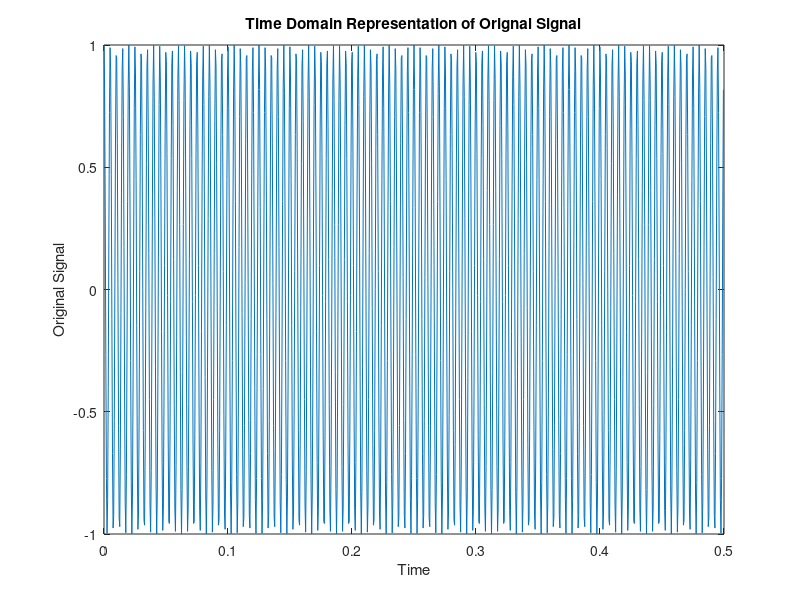
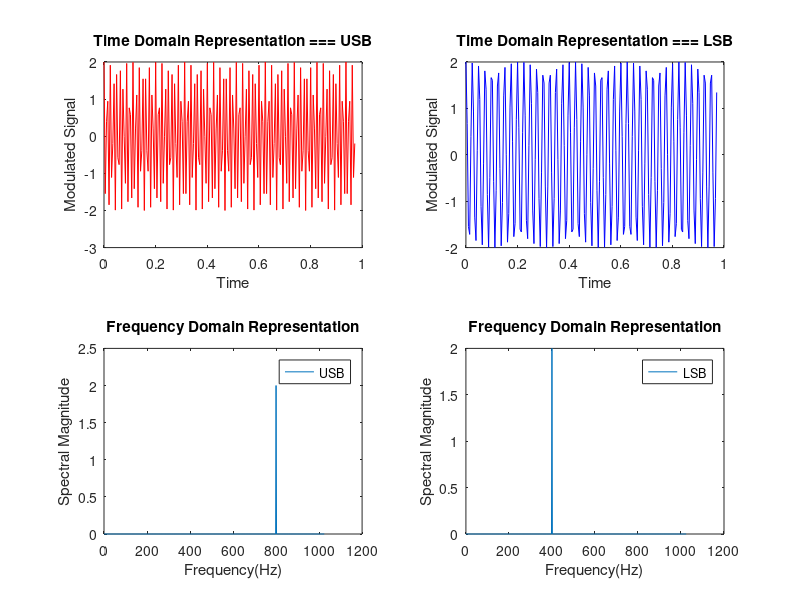
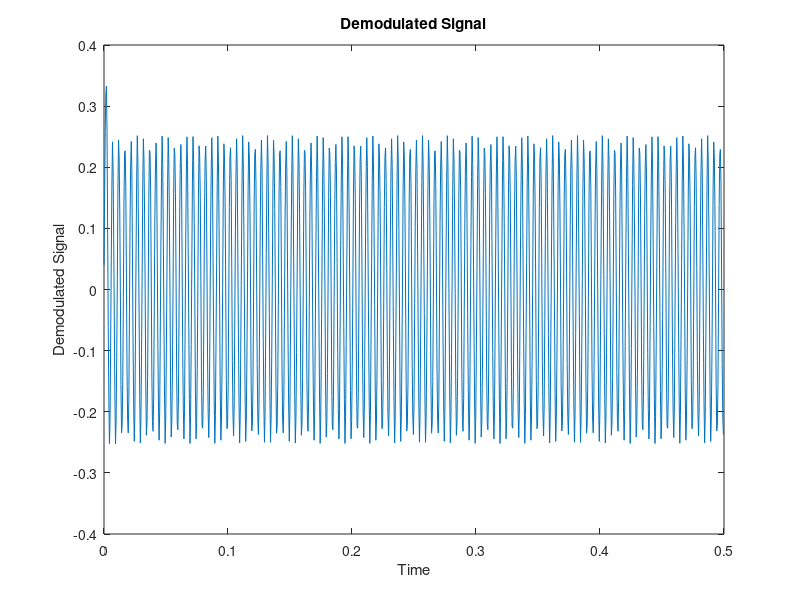
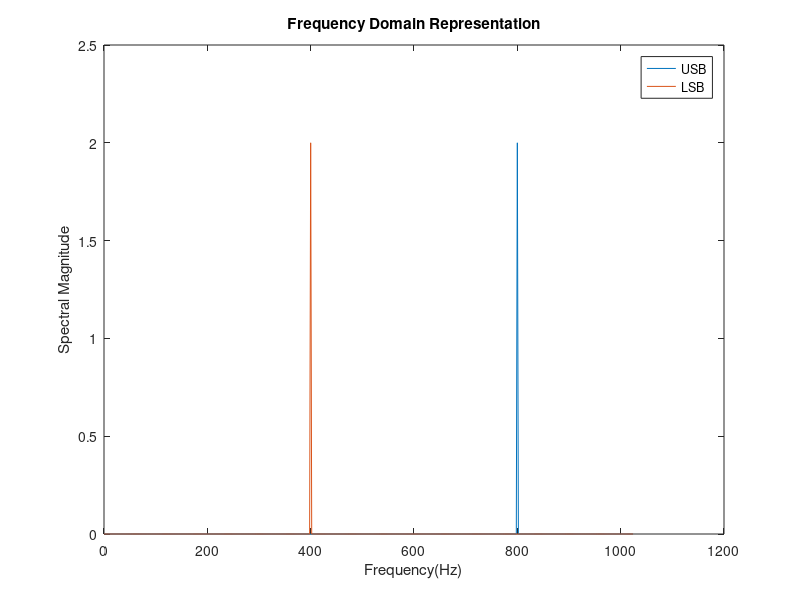

Recreate these plots in MATLAB, in order.
N = 1024;
fs = 2048;
ts = 1/fs;
%t = (0:ts:1);
t=(0:N-1)/fs;
fc = 600; %Carrier frequency !! Limit fc<800 to avoid freqdomain aliasing
fm1 = 200;
Em1 = 1;

m = Em1*cos(2*pi*fm1*t); %Message
mh = Em1*cos((2*pi*fm1*t)-pi/2); %Hilbert transform of the message signal


sbu = m.*2.*cos(2*pi*fc*t) - mh.*2.*sin(2*pi*fc*t); %Expression for USB SSB
sbl = m.*2.*cos(2*pi*fc*t) + mh.*2.*sin(2*pi*fc*t); %Expression for LSB SSB

SBU = 2/N*abs(fft(sbu)); %Fourier Transform of USB SSB
SBL = 2/N*abs(fft(sbl)); %Fourier Transform of LSB SSB

freq = fs * (0 : N/2) / N; 

close all;
figure(2)
subplot(221);
plot(10*t(1:200),sbu(1:200),'r');%Time Domain Plot of USB SSB
title('Time Domain Representation === USB');
xlabel('Time'); ylabel('Modulated Signal');
subplot(222)
plot(10*t(1:200),sbl(1:200),'b');%Time Domain Plot of LSB SSB
title('Time Domain Representation === LSB');
xlabel('Time'); ylabel('Modulated Signal');

subplot(223);
plot(freq,SBU(1:N/2+1))
title('Frequency Domain Representation');
xlabel('Frequency(Hz)'); ylabel('Spectral Magnitude');
legend('USB');
subplot(224)
plot(freq,SBL(1:N/2+1)); %Frequency domain plot
title('Frequency Domain Representation');
xlabel('Frequency(Hz)'); ylabel('Spectral Magnitude');
legend('LSB');

figure(4)
plot(freq,SBU(1:N/2+1),freq,SBL(1:N/2+1));
title('Frequency Domain Representation');
xlabel('Frequency(Hz)'); ylabel('Spectral Magnitude');
legend('USB','LSB');


%Demodulation:

md=sbu.*cos(2*pi*fc*t); 
[b,a]=butter(2,0.1);
mf=filter(b,a,md);
figure(3)
plot(t,mf)
title('Demodulated Signal');
xlabel('Time'); ylabel('Demodulated Signal');

figure(1);
plot(t,m);
title('Time Domain Representation of Orignal Signal');
xlabel('Time'); ylabel('Original Signal');
